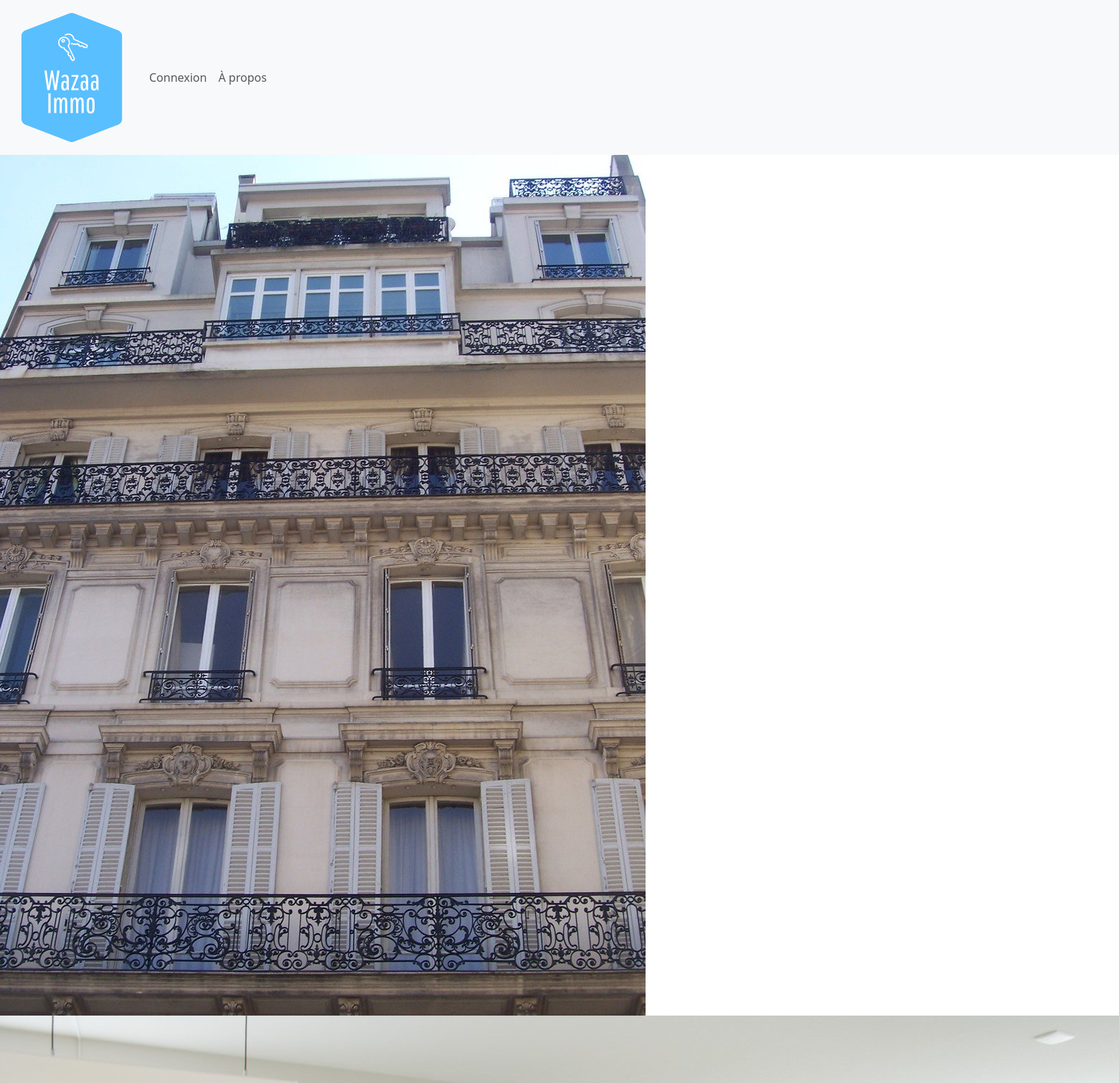
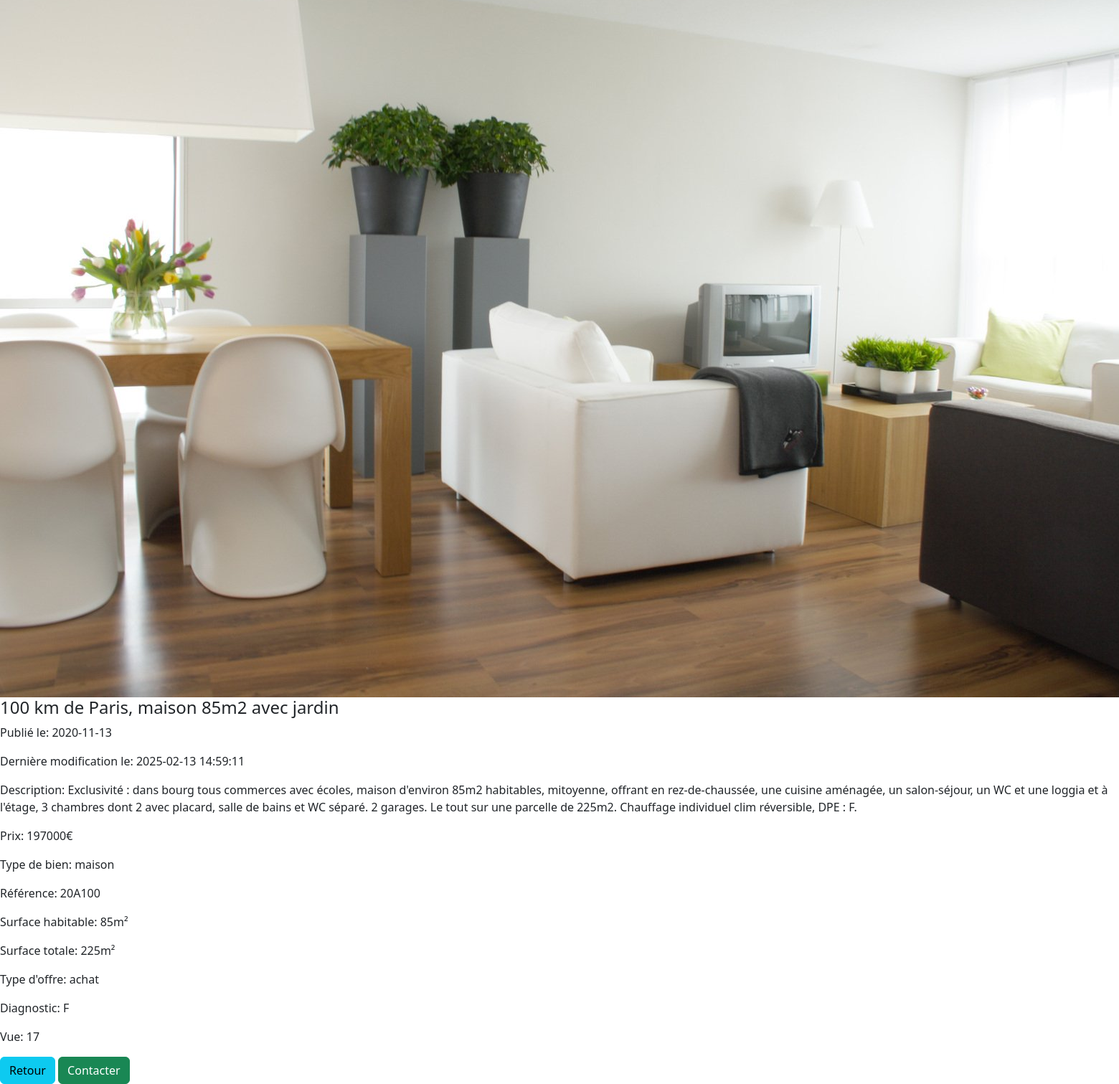
The page /annonce.php?info=1 on the database its author committed (2 pictures, top to bottom).
### tables this page shows
CREATE TABLE IF NOT EXISTS `waz_photos` (
  `pht_id` int(11) NOT NULL AUTO_INCREMENT,
  `pht_libelle` varchar(50) DEFAULT NULL,
  `an_id` int(11) NOT NULL,
  PRIMARY KEY (`pht_id`),
  KEY `an_id` (`an_id`)
);

CREATE TABLE IF NOT EXISTS `waz_annonces` (
  `an_id` int(11) NOT NULL AUTO_INCREMENT,
  `an_pieces` int(11) DEFAULT NULL,
  `an_titre` varchar(200) NOT NULL,
  `an_ref` varchar(10) NOT NULL,
  `an_description` text NOT NULL,
  `an_local` varchar(100) DEFAULT NULL,
  `an_surf_hab` int(11) DEFAULT NULL,
  `an_surf_tot` int(11) NOT NULL,
  `an_prix` varchar(13) DEFAULT NULL,
  `an_diagnostic` varchar(1) NOT NULL,
  `an_d_ajout` date NOT NULL,
  `an_d_modif` datetime DEFAULT NULL,
  `an_statut` tinyint(1) NOT NULL,
  `an_vues` int(11) NOT NULL,
  `tb_id` int(11) NOT NULL,
  `u_id` int(11) NOT NULL,
  `to_id` int(11) NOT NULL,
  PRIMARY KEY (`an_id`),
  KEY `tb_id` (`tb_id`),
  KEY `u_id` (`u_id`),
  KEY `to_id` (`to_id`)
);

CREATE TABLE IF NOT EXISTS `waz_type_bien` (
  `tb_id` int(11) NOT NULL AUTO_INCREMENT,
  `tb_libelle` varchar(50) NOT NULL,
  PRIMARY KEY (`tb_id`)
);

CREATE TABLE IF NOT EXISTS `waz_type_offre` (
  `to_id` int(11) NOT NULL AUTO_INCREMENT,
  `to_libelle` varchar(50) NOT NULL,
  PRIMARY KEY (`to_id`)
);

### annonce.php (the view, shortened to what this page needs)
<?php
include("header.php");
$id = isset($_GET['info']) ? $_GET['info'] : '';
$sql = "SELECT * FROM waz_annonces a JOIN waz_type_bien tb ON a.tb_id = tb.tb_id
JOIN waz_type_offre o ON a.to_id = o.to_id
WHERE an_id = '$id'";
$annonce = $pdo->query($sql)->fetchAll(PDO::FETCH_ASSOC);
$sqlPhotos = "SELECT * FROM waz_photos WHERE an_id = '$id'";
$photos = $pdo->query($sqlPhotos)->fetchAll(PDO::FETCH_ASSOC);
?>
<?php if(count($annonce) > 0):?>
<?php foreach ($annonce as $annonceValue): ?>
    <?php foreach($photos as $photo):?>
        <img src="assets/photos/annonce_<?= htmlentities($photo['an_id'])?>/<?= htmlentities($photo['pht_libelle'])?>" alt="">
    <?php endforeach;?>
    <h4><?= htmlentities($annonceValue['an_titre']) ?></h4>
        <p>Publié le: <?= htmlentities($annonceValue['an_d_ajout']) ?></p>
        <?php if ($annonceValue['an_d_modif']): ?>
            <p>Dernière modification le: <?= htmlentities($annonceValue['an_d_modif']) ?></p>
        <?php endif; ?>
        <p>Description: <?= htmlentities($annonceValue['an_description']) ?>
    <p>Prix: <?= htmlentities($annonceValue['an_prix']) ?>€</p>
    <p>Type de bien: <?= htmlentities($annonceValue['tb_libelle']) ?></p>
    <p>Référence: <?= htmlentities($annonceValue['an_ref']) ?></p>
    <p>Surface habitable: <?= htmlentities($annonceValue['an_surf_hab']) ?>m²</p>
    <p>Surface totale: <?= htmlentities($annonceValue['an_surf_tot']) ?>m²</p>
    <p>Type d'offre: <?= htmlentities($annonceValue['to_libelle']) ?></p>
    <p>Diagnostic: <?= htmlentities($annonceValue['an_diagnostic']) ?></p>
    <p>Vue: <?= htmlentities($annonceValue['an_vues']) ?></p>
    <a href="index.php" class="btn btn-info">Retour</a>
    <a href="contact.php" class="btn btn-success">Contacter</a>
<?php endforeach; ?>
<?php else:?>
    <p>Annonce introuvable</p>
<?php endif;?>
<?php
    include("footer.php");
?>

### rows shown on the page
waz_annonces: an_titre "100 km de Paris, maison 85m2 avec jardin", an_d_ajout "2020-11-13", an_d_modif "2025-02-13 14:59:11", an_description "Exclusivité : dans bourg tous commerces avec écoles, maison d'environ 85m2 habitables, mitoyenne, offrant en rez-de-chaussée, une cuisine aménagée, un salon-séjour, un WC et une loggia et à l'étage, 3 chambres dont 2 avec placard, salle de bains et WC séparé. 2 garages. Le tout sur une parcelle de 225m2. Chauffage individuel clim réversible, DPE : F.", an_prix "197000", tb.tb_libelle "maison", an_ref "20A100", an_surf_hab "85", an_surf_tot "225", to.to_libelle "achat", an_diagnostic "F", an_vues "17"
waz_photos: pht_libelle (picture)
waz_photos: pht_libelle (picture)
